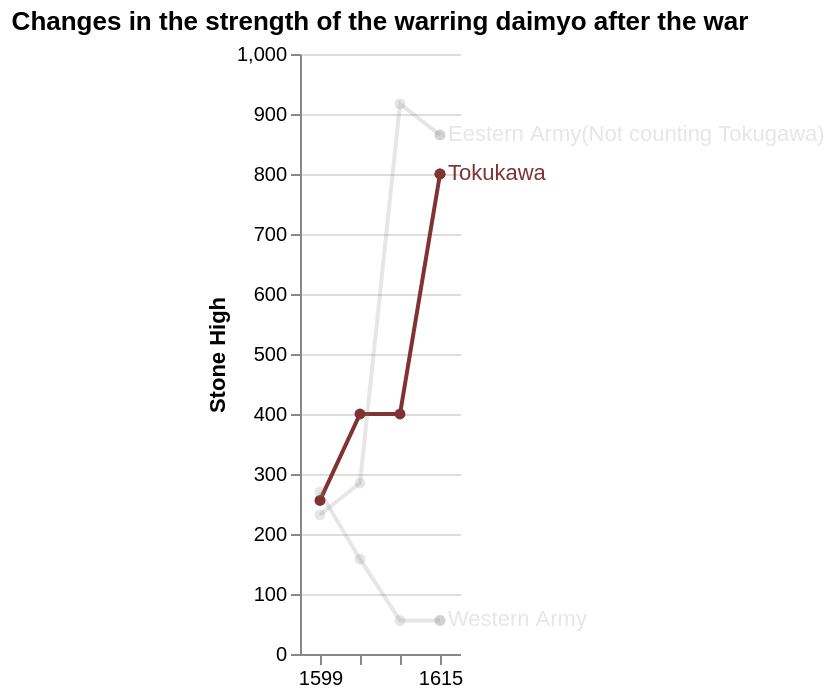

Write a Vega-Lite specification for this figure.
### Vega-Lite specification from a JSON file in a GitHub repository (floating-point values rounded to 4 significant figures)
{"$schema": "https://vega.github.io/schema/vega-lite/v5.json", "description": "Multi-series line chart with labels and interactive highlight on hover.  We also set the selection's initial value to provide a better screenshot", "width": "container", "title": "Changes in the strength of the warring daimyo after the war", "data": {"values": [{"daimyo": "Tokukawa", "year": "1599", "Stone High": 256}, {"daimyo": "Tokukawa", "year": "1600", "Stone High": 400}, {"daimyo": "Tokukawa", "year": "1601", "Stone High": 400}, {"daimyo": "Tokukawa", "year": "1615", "Stone High": 800, "b": 800}, {"daimyo": "Western Army", "year": "1599", "Stone High": 270}, {"daimyo": "Western Army", "year": "1600", "Stone High": 158}, {"daimyo": "Western Army", "year": "1601", "Stone High": 56}, {"daimyo": "Western Army", "year": "1615", "Stone High": 56, "b": 56}, {"daimyo": "Eestern Army(Not counting Tokugawa)", "year": "1599", "Stone High": 232}, {"daimyo": "Eestern Army(Not counting Tokugawa)", "year": "1600", "Stone High": 285}, {"daimyo": "Eestern Army(Not counting Tokugawa)", "year": "1601", "Stone High": 917}, {"daimyo": "Eestern Army(Not counting Tokugawa)", "year": "1615", "Stone High": 865, "b": 865}]}, "transform": [{"filter": "datum.daimyo!=='Fukushima'"}], "encoding": {"x": {"timeUnit": "year", "field": "year", "type": "ordinal", "title": null}, "y": {"field": "Stone High", "type": "quantitative", "title": "Stone High"}, "color": {"condition": {"param": "hover", "field": "daimyo", "type": "nominal", "legend": null, "scale": {"domain": ["Tokukawa", "Western Army", "Eestern Army(Not counting Tokugawa)"], "range": ["#7f3333", "#aacdd1", "#e1abab"]}}, "value": "grey"}, "tooltip": [{"field": "Stone High"}], "opacity": {"condition": {"param": "hover", "value": 1}, "value": 0.2}}, "layer": [{"description": "transparent layer to make it easier to trigger selection", "params": [{"name": "hover", "value": [{"daimyo": "Tokukawa"}], "select": {"type": "point", "fields": ["daimyo"], "on": "mouseover"}}], "mark": {"type": "line", "strokeWidth": 8, "stroke": "transparent"}}, {"mark": "line"}, {"mark": "circle"}, {"encoding": {"x": {"datum": {"year": "1615"}}, "y": {"field": "b", "type": "quantitative"}}, "layer": [{"mark": {"type": "circle"}}, {"mark": {"type": "text", "align": "left", "dx": 4}, "encoding": {"text": {"field": "daimyo", "type": "ordinal"}}}]}], "config": {"view": {"stroke": null}}}
